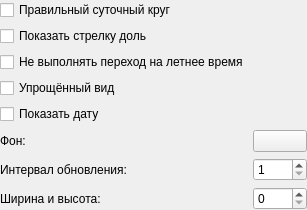
<?xml version="1.0" encoding="UTF-8"?>
<ui version="4.0">
 <class>SAChasySettingsForm</class>
 <widget class="QWidget" name="SAChasySettingsForm">
  <property name="geometry">
   <rect>
    <x>0</x>
    <y>0</y>
    <width>307</width>
    <height>207</height>
   </rect>
  </property>
  <property name="windowTitle">
   <string>Form</string>
  </property>
  <layout class="QVBoxLayout" name="verticalLayout">
   <property name="margin">
    <number>0</number>
   </property>
   <item>
    <widget class="QCheckBox" name="mPravSutKrugCheckBox">
     <property name="text">
      <string>Правильный суточный круг</string>
     </property>
    </widget>
   </item>
   <item>
    <widget class="QCheckBox" name="mShowDolyCheckBox">
     <property name="text">
      <string>Показать стрелку доль</string>
     </property>
    </widget>
   </item>
   <item>
    <widget class="QCheckBox" name="mIgnoreDSTCheckBox">
     <property name="text">
      <string>Не выполнять переход на летнее время</string>
     </property>
    </widget>
   </item>
   <item>
    <widget class="QCheckBox" name="mSimpleCheckBox">
     <property name="text">
      <string>Упрощённый вид</string>
     </property>
    </widget>
   </item>
   <item>
    <widget class="QCheckBox" name="mShowDateCheckBox">
     <property name="text">
      <string>Показать дату</string>
     </property>
    </widget>
   </item>
   <item>
    <layout class="QGridLayout" name="gridLayout">
     <item row="0" column="0">
      <widget class="QLabel" name="label_3">
       <property name="sizePolicy">
        <sizepolicy hsizetype="Expanding" vsizetype="Preferred">
         <horstretch>0</horstretch>
         <verstretch>0</verstretch>
        </sizepolicy>
       </property>
       <property name="text">
        <string>Фон:</string>
       </property>
      </widget>
     </item>
     <item row="0" column="1">
      <widget class="SAColorButton" name="mSAChasyBgPushButton">
       <property name="sizePolicy">
        <sizepolicy hsizetype="Preferred" vsizetype="Fixed">
         <horstretch>0</horstretch>
         <verstretch>0</verstretch>
        </sizepolicy>
       </property>
       <property name="text">
        <string/>
       </property>
      </widget>
     </item>
     <item row="1" column="0">
      <widget class="QLabel" name="label">
       <property name="text">
        <string>Интервал обновления:</string>
       </property>
      </widget>
     </item>
     <item row="1" column="1">
      <widget class="QSpinBox" name="mUpdateIntervalSpinBox">
       <property name="minimum">
        <number>1</number>
       </property>
       <property name="maximum">
        <number>45</number>
       </property>
      </widget>
     </item>
     <item row="2" column="0">
      <widget class="QLabel" name="label_2">
       <property name="text">
        <string>Ширина и высота:</string>
       </property>
      </widget>
     </item>
     <item row="2" column="1">
      <widget class="QSpinBox" name="mSAChasySizeSpinBox">
       <property name="maximum">
        <number>1024</number>
       </property>
      </widget>
     </item>
    </layout>
   </item>
  </layout>
 </widget>
 <customwidgets>
  <customwidget>
   <class>SAColorButton</class>
   <extends>QPushButton</extends>
   <header location="global">sacolorbutton.h</header>
  </customwidget>
 </customwidgets>
 <resources/>
 <connections/>
</ui>
